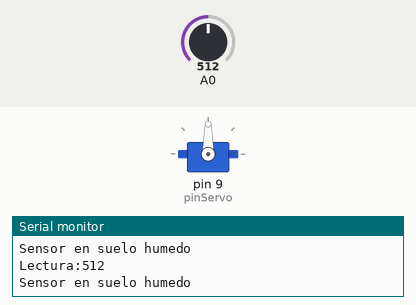
The sketch below on a simulated Arduino Uno, built with avr-gcc and run on an emulated ATmega328P. On the bench: servo, the last lines printed to the serial monitor. The inputs (shaded band) are chosen by the test bench; at power-on: A0 = 512.

Above: at 1.8 s.
1.9 s: A0 set to 313
3.4 s: A0 set to 283
At 5.2 s:
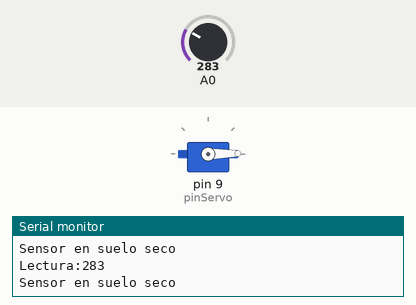
Timing chart, 0 to 6.7 s (numbered marks = the images above; inputs shaded):
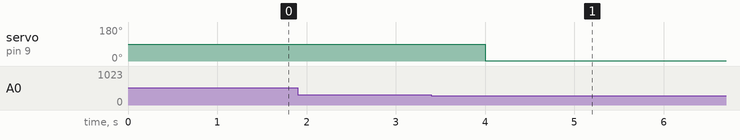

Measured:
- the behaviour switches between 301 and 300 on A0 (found by bisection; images 0 and 1)
- after the input at 3.4 s, servo on pin 9 (pinServo): 90° → 1° after 0.60 s

The sketch:

Servo_Tanque_llenado.ino
```cpp
//https://www.tinkercad.com/things/jF8BkTXtbvX-copy-of-practica-18-sensor-de-humedad-del-suelo/editel?tenant=circuits

 


#include <Servo.h> //Servomotor
#define pinServo 9 //Servomotor

 

Servo servo1; //Servomotor
//int grau = 0; //Servomotor

 

void setup() {


    servo1.attach(pinServo);
    Serial.begin(9600);
    Serial.println("Valor del sensor de humedad");
}

void loop() {
    int humidity = analogRead(A0);

    Serial.print("Lectura:");
    Serial.println(humidity);

    if(humidity >= 0 & humidity <= 300){
        Serial.println("Sensor en suelo seco");
       servo1.write(1);// mov 1 motor
    } else if(humidity > 301 & humidity <= 700){
        Serial.println("Sensor en suelo humedo");
    }else if(humidity >= 701){
        Serial.println("Sensor en agua");
        servo1.write(90);// mov 2 motor
        delay(1000); 
    }
    delay(1000);
}
```
